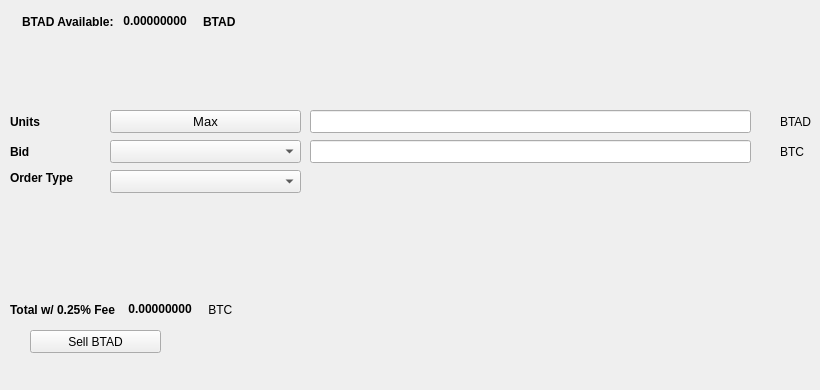
   <widget class="QWidget" name="SellTab">
    <attribute name="title">
     <string>Sell</string>
    </attribute>
    <widget class="QLabel" name="label_16">
     <property name="geometry">
      <rect>
       <x>780</x>
       <y>140</y>
       <width>31</width>
       <height>23</height>
      </rect>
     </property>
     <property name="text">
      <string>BTC</string>
     </property>
    </widget>
    <widget class="QComboBox" name="SellBidcomboBox">
     <property name="geometry">
      <rect>
       <x>110</x>
       <y>140</y>
       <width>191</width>
       <height>23</height>
      </rect>
     </property>
     <property name="font">
      <font>
       <pointsize>10</pointsize>
      </font>
     </property>
    </widget>
    <widget class="QLabel" name="label_18">
     <property name="geometry">
      <rect>
       <x>10</x>
       <y>110</y>
       <width>46</width>
       <height>23</height>
      </rect>
     </property>
     <property name="font">
      <font>
       <weight>75</weight>
       <bold>true</bold>
      </font>
     </property>
     <property name="text">
      <string>Units</string>
     </property>
    </widget>
    <widget class="QPushButton" name="Sell_Max_Amount">
     <property name="geometry">
      <rect>
       <x>110</x>
       <y>110</y>
       <width>191</width>
       <height>23</height>
      </rect>
     </property>
     <property name="font">
      <font>
       <pointsize>10</pointsize>
      </font>
     </property>
     <property name="text">
      <string>Max</string>
     </property>
    </widget>
    <widget class="QLabel" name="label_20">
     <property name="geometry">
      <rect>
       <x>10</x>
       <y>170</y>
       <width>91</width>
       <height>16</height>
      </rect>
     </property>
     <property name="font">
      <font>
       <weight>75</weight>
       <bold>true</bold>
      </font>
     </property>
     <property name="text">
      <string>Order Type</string>
     </property>
    </widget>
    <widget class="QComboBox" name="SellOrdertypeCombo">
     <property name="geometry">
      <rect>
       <x>110</x>
       <y>170</y>
       <width>191</width>
       <height>23</height>
      </rect>
     </property>
     <property name="font">
      <font>
       <pointsize>10</pointsize>
      </font>
     </property>
    </widget>
    <widget class="QLabel" name="label_21">
     <property name="geometry">
      <rect>
       <x>10</x>
       <y>140</y>
       <width>46</width>
       <height>23</height>
      </rect>
     </property>
     <property name="font">
      <font>
       <weight>75</weight>
       <bold>true</bold>
      </font>
     </property>
     <property name="text">
      <string>Bid</string>
     </property>
    </widget>
    <widget class="QLabel" name="label_22">
     <property name="geometry">
      <rect>
       <x>780</x>
       <y>110</y>
       <width>31</width>
       <height>23</height>
      </rect>
     </property>
     <property name="text">
      <string>BTAD</string>
     </property>
    </widget>
    <widget class="QLineEdit" name="UnitsInputXG">
     <property name="geometry">
      <rect>
       <x>310</x>
       <y>110</y>
       <width>441</width>
       <height>23</height>
      </rect>
     </property>
     <property name="font">
      <font>
       <pointsize>9</pointsize>
       <weight>75</weight>
       <bold>true</bold>
      </font>
     </property>
    </widget>
    <widget class="QLineEdit" name="SellBidPriceEdit">
     <property name="geometry">
      <rect>
       <x>310</x>
       <y>140</y>
       <width>441</width>
       <height>23</height>
      </rect>
     </property>
     <property name="font">
      <font>
       <pointsize>9</pointsize>
       <weight>75</weight>
       <bold>true</bold>
      </font>
     </property>
    </widget>
    <widget class="QPushButton" name="SellXGBTN">
     <property name="geometry">
      <rect>
       <x>30</x>
       <y>330</y>
       <width>131</width>
       <height>23</height>
      </rect>
     </property>
     <property name="text">
      <string>Sell BTAD</string>
     </property>
     <property name="icon">
      <iconset resource="../BitcoinAdult">
       <normaloff>:/icons/bitcoin</normaloff>:/icons/bitcoin</iconset>
     </property>
    </widget>
    <widget class="QWidget" name="layoutWidget3">
     <property name="geometry">
      <rect>
       <x>22</x>
       <y>12</y>
       <width>258</width>
       <height>19</height>
      </rect>
     </property>
     <layout class="QHBoxLayout" name="horizontalLayout">
      <item>
       <widget class="QLabel" name="label232_2">
        <property name="font">
         <font>
          <weight>75</weight>
          <bold>true</bold>
         </font>
        </property>
        <property name="text">
         <string>BTAD Available:</string>
        </property>
       </widget>
      </item>
      <item>
       <widget class="QLabel" name="XGAvailableLabel">
        <property name="palette">
         <palette>
          <active>
           <colorrole role="WindowText">
            <brush brushstyle="SolidPattern">
             <color alpha="255">
              <red>0</red>
              <green>0</green>
              <blue>0</blue>
             </color>
            </brush>
           </colorrole>
           <colorrole role="Button">
            <brush brushstyle="SolidPattern">
             <color alpha="255">
              <red>0</red>
              <green>170</green>
              <blue>0</blue>
             </color>
            </brush>
           </colorrole>
           <colorrole role="Light">
            <brush brushstyle="SolidPattern">
             <color alpha="255">
              <red>0</red>
              <green>255</green>
              <blue>0</blue>
             </color>
            </brush>
           </colorrole>
           <colorrole role="Midlight">
            <brush brushstyle="SolidPattern">
             <color alpha="255">
              <red>0</red>
              <green>212</green>
              <blue>0</blue>
             </color>
            </brush>
           </colorrole>
           <colorrole role="Dark">
            <brush brushstyle="SolidPattern">
             <color alpha="255">
              <red>0</red>
              <green>85</green>
              <blue>0</blue>
             </color>
            </brush>
           </colorrole>
           <colorrole role="Mid">
            <brush brushstyle="SolidPattern">
             <color alpha="255">
              <red>0</red>
              <green>113</green>
              <blue>0</blue>
             </color>
            </brush>
           </colorrole>
           <colorrole role="Text">
            <brush brushstyle="SolidPattern">
             <color alpha="255">
              <red>0</red>
              <green>170</green>
              <blue>0</blue>
             </color>
            </brush>
           </colorrole>
           <colorrole role="BrightText">
            <brush brushstyle="SolidPattern">
             <color alpha="255">
              <red>255</red>
              <green>255</green>
              <blue>255</blue>
             </color>
            </brush>
           </colorrole>
           <colorrole role="ButtonText">
            <brush brushstyle="SolidPattern">
             <color alpha="255">
              <red>0</red>
              <green>0</green>
              <blue>0</blue>
             </color>
            </brush>
           </colorrole>
           <colorrole role="Base">
            <brush brushstyle="SolidPattern">
             <color alpha="255">
              <red>255</red>
              <green>255</green>
              <blue>255</blue>
             </color>
            </brush>
           </colorrole>
           <colorrole role="Window">
            <brush brushstyle="SolidPattern">
             <color alpha="255">
              <red>0</red>
              <green>170</green>
              <blue>0</blue>
             </color>
            </brush>
           </colorrole>
           <colorrole role="Shadow">
            <brush brushstyle="SolidPattern">
             <color alpha="255">
              <red>0</red>
              <green>0</green>
              <blue>0</blue>
             </color>
            </brush>
           </colorrole>
           <colorrole role="AlternateBase">
            <brush brushstyle="SolidPattern">
             <color alpha="255">
              <red>127</red>
              <green>212</green>
              <blue>127</blue>
             </color>
            </brush>
           </colorrole>
           <colorrole role="ToolTipBase">
            <brush brushstyle="SolidPattern">
             <color alpha="255">
              <red>255</red>
              <green>255</green>
              <blue>220</blue>
             </color>
            </brush>
           </colorrole>
           <colorrole role="ToolTipText">
            <brush brushstyle="SolidPattern">
             <color alpha="255">
              <red>0</red>
              <green>0</green>
              <blue>0</blue>
             </color>
            </brush>
           </colorrole>
          </active>
          <inactive>
           <colorrole role="WindowText">
            <brush brushstyle="SolidPattern">
             <color alpha="255">
              <red>0</red>
              <green>0</green>
              <blue>0</blue>
             </color>
            </brush>
           </colorrole>
           <colorrole role="Button">
            <brush brushstyle="SolidPattern">
             <color alpha="255">
              <red>0</red>
              <green>170</green>
              <blue>0</blue>
             </color>
            </brush>
           </colorrole>
           <colorrole role="Light">
            <brush brushstyle="SolidPattern">
             <color alpha="255">
              <red>0</red>
              <green>255</green>
              <blue>0</blue>
             </color>
            </brush>
           </colorrole>
           <colorrole role="Midlight">
            <brush brushstyle="SolidPattern">
             <color alpha="255">
              <red>0</red>
              <green>212</green>
              <blue>0</blue>
             </color>
            </brush>
           </colorrole>
           <colorrole role="Dark">
            <brush brushstyle="SolidPattern">
             <color alpha="255">
              <red>0</red>
              <green>85</green>
              <blue>0</blue>
             </color>
            </brush>
           </colorrole>
           <colorrole role="Mid">
            <brush brushstyle="SolidPattern">
             <color alpha="255">
              <red>0</red>
              <green>113</green>
              <blue>0</blue>
             </color>
            </brush>
           </colorrole>
           <colorrole role="Text">
            <brush brushstyle="SolidPattern">
             <color alpha="255">
              <red>0</red>
              <green>170</green>
              <blue>0</blue>
             </color>
            </brush>
           </colorrole>
           <colorrole role="BrightText">
            <brush brushstyle="SolidPattern">
             <color alpha="255">
              <red>255</red>
              <green>255</green>
              <blue>255</blue>
             </color>
            </brush>
           </colorrole>
           <colorrole role="ButtonText">
            <brush brushstyle="SolidPattern">
             <color alpha="255">
              <red>0</red>
              <green>0</green>
              <blue>0</blue>
             </color>
            </brush>
           </colorrole>
           <colorrole role="Base">
            <brush brushstyle="SolidPattern">
             <color alpha="255">
              <red>255</red>
              <green>255</green>
              <blue>255</blue>
             </color>
            </brush>
           </colorrole>
           <colorrole role="Window">
            <brush brushstyle="SolidPattern">
             <color alpha="255">
              <red>0</red>
              <green>170</green>
              <blue>0</blue>
             </color>
            </brush>
           </colorrole>
           <colorrole role="Shadow">
            <brush brushstyle="SolidPattern">
             <color alpha="255">
              <red>0</red>
              <green>0</green>
              <blue>0</blue>
             </color>
            </brush>
           </colorrole>
           <colorrole role="AlternateBase">
            <brush brushstyle="SolidPattern">
             <color alpha="255">
              <red>127</red>
              <green>212</green>
              <blue>127</blue>
             </color>
            </brush>
           </colorrole>
           <colorrole role="ToolTipBase">
            <brush brushstyle="SolidPattern">
             <color alpha="255">
              <red>255</red>
              <green>255</green>
              <blue>220</blue>
             </color>
            </brush>
           </colorrole>
           <colorrole role="ToolTipText">
            <brush brushstyle="SolidPattern">
             <color alpha="255">
              <red>0</red>
              <green>0</green>
              <blue>0</blue>
             </color>
            </brush>
           </colorrole>
          </inactive>
          <disabled>
           <colorrole role="WindowText">
            <brush brushstyle="SolidPattern">
             <color alpha="255">
              <red>0</red>
              <green>85</green>
              <blue>0</blue>
             </color>
            </brush>
           </colorrole>
           <colorrole role="Button">
            <brush brushstyle="SolidPattern">
             <color alpha="255">
              <red>0</red>
              <green>170</green>
              <blue>0</blue>
             </color>
            </brush>
           </colorrole>
           <colorrole role="Light">
            <brush brushstyle="SolidPattern">
             <color alpha="255">
              <red>0</red>
              <green>255</green>
              <blue>0</blue>
             </color>
            </brush>
           </colorrole>
           <colorrole role="Midlight">
            <brush brushstyle="SolidPattern">
             <color alpha="255">
              <red>0</red>
              <green>212</green>
              <blue>0</blue>
             </color>
            </brush>
           </colorrole>
           <colorrole role="Dark">
            <brush brushstyle="SolidPattern">
             <color alpha="255">
              <red>0</red>
              <green>85</green>
              <blue>0</blue>
             </color>
            </brush>
           </colorrole>
           <colorrole role="Mid">
            <brush brushstyle="SolidPattern">
             <color alpha="255">
              <red>0</red>
              <green>113</green>
              <blue>0</blue>
             </color>
            </brush>
           </colorrole>
           <colorrole role="Text">
            <brush brushstyle="SolidPattern">
             <color alpha="255">
              <red>0</red>
              <green>85</green>
              <blue>0</blue>
             </color>
            </brush>
           </colorrole>
           <colorrole role="BrightText">
            <brush brushstyle="SolidPattern">
             <color alpha="255">
              <red>255</red>
              <green>255</green>
              <blue>255</blue>
             </color>
            </brush>
           </colorrole>
           <colorrole role="ButtonText">
            <brush brushstyle="SolidPattern">
             <color alpha="255">
              <red>0</red>
              <green>85</green>
              <blue>0</blue>
             </color>
            </brush>
           </colorrole>
           <colorrole role="Base">
            <brush brushstyle="SolidPattern">
             <color alpha="255">
              <red>0</red>
              <green>170</green>
              <blue>0</blue>
             </color>
            </brush>
           </colorrole>
           <colorrole role="Window">
            <brush brushstyle="SolidPattern">
             <color alpha="255">
              <red>0</red>
              <green>170</green>
              <blue>0</blue>
             </color>
            </brush>
           </colorrole>
           <colorrole role="Shadow">
            <brush brushstyle="SolidPattern">
             <color alpha="255">
              <red>0</red>
              <green>0</green>
              <blue>0</blue>
             </color>
            </brush>
           </colorrole>
           <colorrole role="AlternateBase">
            <brush brushstyle="SolidPattern">
             <color alpha="255">
              <red>0</red>
              <green>170</green>
              <blue>0</blue>
             </color>
            </brush>
           </colorrole>
           <colorrole role="ToolTipBase">
            <brush brushstyle="SolidPattern">
             <color alpha="255">
              <red>255</red>
              <green>255</green>
              <blue>220</blue>
             </color>
            </brush>
           </colorrole>
           <colorrole role="ToolTipText">
            <brush brushstyle="SolidPattern">
             <color alpha="255">
              <red>0</red>
              <green>0</green>
              <blue>0</blue>
             </color>
            </brush>
           </colorrole>
          </disabled>
         </palette>
        </property>
        <property name="font">
         <font>
          <weight>75</weight>
          <bold>true</bold>
         </font>
        </property>
        <property name="text">
         <string> 0.00000000 </string>
        </property>
        <property name="textInteractionFlags">
         <set>Qt::LinksAccessibleByMouse|Qt::TextSelectableByKeyboard|Qt::TextSelectableByMouse</set>
        </property>
       </widget>
      </item>
      <item>
       <widget class="QLabel" name="labelXG">
        <property name="font">
         <font>
          <weight>75</weight>
          <bold>true</bold>
         </font>
        </property>
        <property name="text">
         <string>BTAD</string>
        </property>
       </widget>
      </item>
     </layout>
    </widget>
    <widget class="QWidget" name="layoutWidget">
     <property name="geometry">
      <rect>
       <x>10</x>
       <y>300</y>
       <width>268</width>
       <height>19</height>
      </rect>
     </property>
     <layout class="QHBoxLayout" name="horizontalLayout_2">
      <item>
       <widget class="QLabel" name="label_19">
        <property name="font">
         <font>
          <weight>75</weight>
          <bold>true</bold>
         </font>
        </property>
        <property name="text">
         <string>Total w/ 0.25% Fee </string>
        </property>
       </widget>
      </item>
      <item>
       <widget class="QLabel" name="SellCostLabel">
        <property name="palette">
         <palette>
          <active>
           <colorrole role="WindowText">
            <brush brushstyle="SolidPattern">
             <color alpha="255">
              <red>0</red>
              <green>0</green>
              <blue>0</blue>
             </color>
            </brush>
           </colorrole>
           <colorrole role="Button">
            <brush brushstyle="SolidPattern">
             <color alpha="255">
              <red>0</red>
              <green>170</green>
              <blue>0</blue>
             </color>
            </brush>
           </colorrole>
           <colorrole role="Light">
            <brush brushstyle="SolidPattern">
             <color alpha="255">
              <red>0</red>
              <green>255</green>
              <blue>0</blue>
             </color>
            </brush>
           </colorrole>
           <colorrole role="Midlight">
            <brush brushstyle="SolidPattern">
             <color alpha="255">
              <red>0</red>
              <green>212</green>
              <blue>0</blue>
             </color>
            </brush>
           </colorrole>
           <colorrole role="Dark">
            <brush brushstyle="SolidPattern">
             <color alpha="255">
              <red>0</red>
              <green>85</green>
              <blue>0</blue>
             </color>
            </brush>
           </colorrole>
           <colorrole role="Mid">
            <brush brushstyle="SolidPattern">
             <color alpha="255">
              <red>0</red>
              <green>113</green>
              <blue>0</blue>
             </color>
            </brush>
           </colorrole>
           <colorrole role="Text">
            <brush brushstyle="SolidPattern">
             <color alpha="255">
              <red>0</red>
              <green>170</green>
              <blue>0</blue>
             </color>
            </brush>
           </colorrole>
           <colorrole role="BrightText">
            <brush brushstyle="SolidPattern">
             <color alpha="255">
              <red>255</red>
              <green>255</green>
              <blue>255</blue>
             </color>
            </brush>
           </colorrole>
           <colorrole role="ButtonText">
            <brush brushstyle="SolidPattern">
             <color alpha="255">
              <red>0</red>
              <green>0</green>
              <blue>0</blue>
             </color>
            </brush>
           </colorrole>
           <colorrole role="Base">
            <brush brushstyle="SolidPattern">
             <color alpha="255">
              <red>255</red>
              <green>255</green>
              <blue>255</blue>
             </color>
            </brush>
           </colorrole>
           <colorrole role="Window">
            <brush brushstyle="SolidPattern">
             <color alpha="255">
              <red>0</red>
              <green>170</green>
              <blue>0</blue>
             </color>
            </brush>
           </colorrole>
           <colorrole role="Shadow">
            <brush brushstyle="SolidPattern">
             <color alpha="255">
              <red>0</red>
              <green>0</green>
              <blue>0</blue>
             </color>
            </brush>
           </colorrole>
           <colorrole role="AlternateBase">
            <brush brushstyle="SolidPattern">
             <color alpha="255">
              <red>127</red>
              <green>212</green>
              <blue>127</blue>
             </color>
            </brush>
           </colorrole>
           <colorrole role="ToolTipBase">
            <brush brushstyle="SolidPattern">
             <color alpha="255">
              <red>255</red>
              <green>255</green>
              <blue>220</blue>
             </color>
            </brush>
           </colorrole>
           <colorrole role="ToolTipText">
            <brush brushstyle="SolidPattern">
             <color alpha="255">
              <red>0</red>
              <green>0</green>
              <blue>0</blue>
             </color>
            </brush>
           </colorrole>
          </active>
          <inactive>
           <colorrole role="WindowText">
            <brush brushstyle="SolidPattern">
             <color alpha="255">
              <red>0</red>
              <green>0</green>
              <blue>0</blue>
             </color>
            </brush>
           </colorrole>
           <colorrole role="Button">
            <brush brushstyle="SolidPattern">
             <color alpha="255">
              <red>0</red>
              <green>170</green>
              <blue>0</blue>
             </color>
            </brush>
           </colorrole>
           <colorrole role="Light">
            <brush brushstyle="SolidPattern">
             <color alpha="255">
              <red>0</red>
              <green>255</green>
              <blue>0</blue>
             </color>
            </brush>
           </colorrole>
           <colorrole role="Midlight">
            <brush brushstyle="SolidPattern">
             <color alpha="255">
              <red>0</red>
              <green>212</green>
              <blue>0</blue>
             </color>
            </brush>
           </colorrole>
           <colorrole role="Dark">
            <brush brushstyle="SolidPattern">
             <color alpha="255">
              <red>0</red>
              <green>85</green>
              <blue>0</blue>
             </color>
            </brush>
           </colorrole>
           <colorrole role="Mid">
            <brush brushstyle="SolidPattern">
             <color alpha="255">
              <red>0</red>
              <green>113</green>
              <blue>0</blue>
             </color>
            </brush>
           </colorrole>
           <colorrole role="Text">
            <brush brushstyle="SolidPattern">
             <color alpha="255">
              <red>0</red>
              <green>170</green>
              <blue>0</blue>
             </color>
            </brush>
           </colorrole>
           <colorrole role="BrightText">
            <brush brushstyle="SolidPattern">
             <color alpha="255">
              <red>255</red>
              <green>255</green>
              <blue>255</blue>
             </color>
            </brush>
           </colorrole>
           <colorrole role="ButtonText">
            <brush brushstyle="SolidPattern">
             <color alpha="255">
              <red>0</red>
              <green>0</green>
              <blue>0</blue>
             </color>
            </brush>
           </colorrole>
           <colorrole role="Base">
            <brush brushstyle="SolidPattern">
             <color alpha="255">
              <red>255</red>
              <green>255</green>
              <blue>255</blue>
             </color>
            </brush>
           </colorrole>
           <colorrole role="Window">
            <brush brushstyle="SolidPattern">
             <color alpha="255">
              <red>0</red>
              <green>170</green>
              <blue>0</blue>
             </color>
            </brush>
           </colorrole>
           <colorrole role="Shadow">
            <brush brushstyle="SolidPattern">
             <color alpha="255">
              <red>0</red>
              <green>0</green>
              <blue>0</blue>
             </color>
            </brush>
           </colorrole>
           <colorrole role="AlternateBase">
            <brush brushstyle="SolidPattern">
             <color alpha="255">
              <red>127</red>
              <green>212</green>
              <blue>127</blue>
             </color>
            </brush>
           </colorrole>
           <colorrole role="ToolTipBase">
            <brush brushstyle="SolidPattern">
             <color alpha="255">
              <red>255</red>
              <green>255</green>
              <blue>220</blue>
             </color>
            </brush>
           </colorrole>
           <colorrole role="ToolTipText">
            <brush brushstyle="SolidPattern">
             <color alpha="255">
              <red>0</red>
              <green>0</green>
              <blue>0</blue>
             </color>
            </brush>
           </colorrole>
          </inactive>
          <disabled>
           <colorrole role="WindowText">
            <brush brushstyle="SolidPattern">
             <color alpha="255">
              <red>0</red>
              <green>85</green>
              <blue>0</blue>
             </color>
            </brush>
           </colorrole>
           <colorrole role="Button">
            <brush brushstyle="SolidPattern">
             <color alpha="255">
              <red>0</red>
              <green>170</green>
              <blue>0</blue>
             </color>
            </brush>
           </colorrole>
           <colorrole role="Light">
            <brush brushstyle="SolidPattern">
             <color alpha="255">
              <red>0</red>
              <green>255</green>
              <blue>0</blue>
             </color>
            </brush>
           </colorrole>
           <colorrole role="Midlight">
            <brush brushstyle="SolidPattern">
             <color alpha="255">
              <red>0</red>
              <green>212</green>
              <blue>0</blue>
             </color>
            </brush>
           </colorrole>
           <colorrole role="Dark">
            <brush brushstyle="SolidPattern">
             <color alpha="255">
              <red>0</red>
              <green>85</green>
              <blue>0</blue>
             </color>
            </brush>
           </colorrole>
           <colorrole role="Mid">
            <brush brushstyle="SolidPattern">
             <color alpha="255">
              <red>0</red>
              <green>113</green>
              <blue>0</blue>
             </color>
            </brush>
           </colorrole>
           <colorrole role="Text">
            <brush brushstyle="SolidPattern">
             <color alpha="255">
              <red>0</red>
              <green>85</green>
              <blue>0</blue>
             </color>
            </brush>
           </colorrole>
           <colorrole role="BrightText">
            <brush brushstyle="SolidPattern">
             <color alpha="255">
              <red>255</red>
              <green>255</green>
              <blue>255</blue>
             </color>
            </brush>
           </colorrole>
           <colorrole role="ButtonText">
            <brush brushstyle="SolidPattern">
             <color alpha="255">
              <red>0</red>
              <green>85</green>
              <blue>0</blue>
             </color>
            </brush>
           </colorrole>
           <colorrole role="Base">
            <brush brushstyle="SolidPattern">
             <color alpha="255">
              <red>0</red>
              <green>170</green>
              <blue>0</blue>
             </color>
            </brush>
           </colorrole>
           <colorrole role="Window">
            <brush brushstyle="SolidPattern">
             <color alpha="255">
              <red>0</red>
              <green>170</green>
              <blue>0</blue>
             </color>
            </brush>
           </colorrole>
           <colorrole role="Shadow">
            <brush brushstyle="SolidPattern">
             <color alpha="255">
              <red>0</red>
              <green>0</green>
              <blue>0</blue>
             </color>
            </brush>
           </colorrole>
           <colorrole role="AlternateBase">
            <brush brushstyle="SolidPattern">
             <color alpha="255">
              <red>0</red>
              <green>170</green>
              <blue>0</blue>
             </color>
            </brush>
           </colorrole>
           <colorrole role="ToolTipBase">
            <brush brushstyle="SolidPattern">
             <color alpha="255">
              <red>255</red>
              <green>255</green>
              <blue>220</blue>
             </color>
            </brush>
           </colorrole>
           <colorrole role="ToolTipText">
            <brush brushstyle="SolidPattern">
             <color alpha="255">
              <red>0</red>
              <green>0</green>
              <blue>0</blue>
             </color>
            </brush>
           </colorrole>
          </disabled>
         </palette>
        </property>
        <property name="font">
         <font>
          <weight>75</weight>
          <bold>true</bold>
         </font>
        </property>
        <property name="autoFillBackground">
         <bool>false</bool>
        </property>
        <property name="text">
         <string> 0.00000000</string>
        </property>
        <property name="textInteractionFlags">
         <set>Qt::LinksAccessibleByMouse|Qt::TextSelectableByMouse</set>
        </property>
       </widget>
      </item>
      <item>
       <widget class="QLabel" name="label_17">
        <property name="font">
         <font>
          <weight>50</weight>
          <bold>false</bold>
         </font>
        </property>
        <property name="text">
         <string> BTC</string>
        </property>
       </widget>
      </item>
     </layout>
    </widget>
    <widget class="QLabel" name="label_23">
     <property name="geometry">
      <rect>
       <x>460</x>
       <y>300</y>
       <width>281</width>
       <height>81</height>
      </rect>
     </property>
     <property name="text">
      <string/>
     </property>
     <property name="pixmap">
      <pixmap>:/images/bittrex</pixmap>
     </property>
    </widget>
   </widget>
